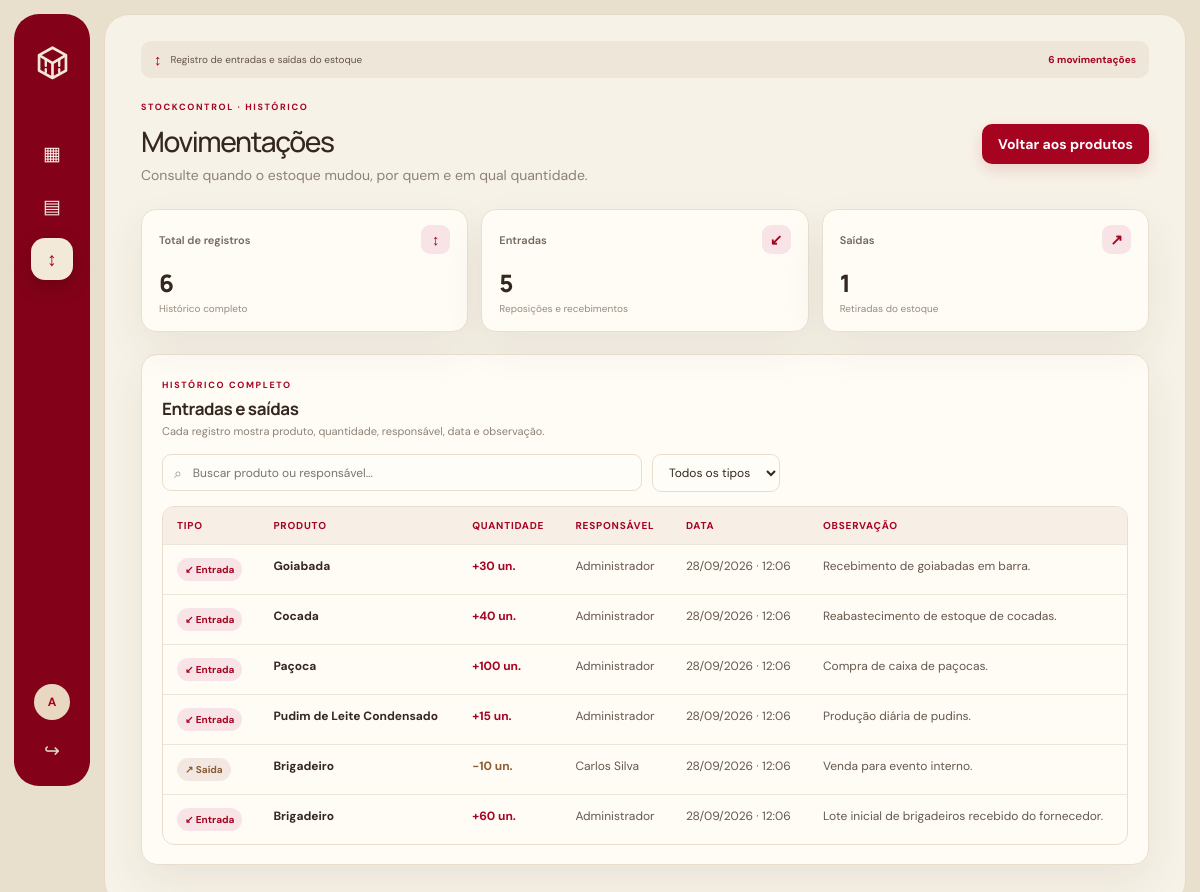
The app's page /movimentacoes.php (signed in) with its own data.
### tables this page shows
CREATE TABLE `usuarios` (
  `id` int(11) NOT NULL,
  `nome` varchar(100) NOT NULL,
  `email` varchar(150) NOT NULL,
  `senha` varchar(255) NOT NULL,
  `is_admin` tinyint(1) DEFAULT 0
);

CREATE TABLE `movimentacoes` (
  `id` int(11) NOT NULL,
  `produto_id` int(11) NOT NULL,
  `usuario_id` int(11) NOT NULL,
  `tipo` enum('entrada','saida') NOT NULL,
  `quantidade` int(11) NOT NULL,
  `data_movimentacao` timestamp NOT NULL DEFAULT current_timestamp(),
  `observacoes` text DEFAULT NULL
);

CREATE TABLE `produtos` (
  `id` int(11) NOT NULL,
  `nome` varchar(150) NOT NULL,
  `descricao` text NOT NULL,
  `quantidade` int(11) NOT NULL,
  `preco` decimal(10,2) NOT NULL,
  `status` tinyint(1) DEFAULT 1,
  `imagem` varchar(255) NOT NULL,
  `data_inclusao` timestamp NOT NULL DEFAULT current_timestamp()
);

### movimentacoes.php (the view, shortened to what this page needs)
<?php
function e(mixed $value): string { return htmlspecialchars((string)$value, ENT_QUOTES | ENT_SUBSTITUTE, 'UTF-8'); }
$user = $_SESSION['user'] ?? null;
$pdo = db();
$movements = $pdo->query('SELECT m.id,m.tipo,m.quantidade,m.data_movimentacao,m.observacoes,p.nome produto,u.nome usuario FROM movimentacoes m JOIN produtos p ON p.id=m.produto_id JOIN usuarios u ON u.id=m.usuario_id ORDER BY m.data_movimentacao DESC,m.id DESC')->fetchAll();
$summary = $pdo->query("SELECT COUNT(*) total, COALESCE(SUM(tipo='entrada'),0) entradas, COALESCE(SUM(tipo='saida'),0) saidas FROM movimentacoes")->fetch();
$initials = implode('', array_map(fn($part) => mb_substr($part, 0, 1), array_slice(preg_split('/\s+/', trim($user['nome'])), 0, 2)));
$home = !empty($user['is_admin']) ? 'index.php' : 'estoque.php';
?><!doctype html><html lang="pt-BR"><head><link rel="stylesheet" href="assets/style.css"></head><body><div class="app-shell">
<aside class="sidebar"><a class="brand" href="<?=e($home)?>"><img src="assets/stockcontrol.svg" alt="StockControl"></a><nav class="side-nav"><a href="<?=e($home)?>" title="Painel" aria-label="Painel"><span>▦</span>Painel</a><?php if(!empty($user['is_admin'])): ?><a href="index.php#produtos" title="Produtos" aria-label="Produtos"><span>▤</span>Produtos</a><?php else: ?><a href="estoque.php#produtos" title="Estoque" aria-label="Estoque"><span>▤</span>Estoque</a><?php endif; ?><a class="selected" href="movimentacoes.php" title="Movimentações" aria-label="Movimentações"><span>↕</span>Movimentações</a></nav><div class="sidebar-bottom"><div class="profile"><span class="avatar"><?=e($initials)?></span><span class="profile-copy"><b><?=e($user['nome'])?></b><small><?=!empty($user['is_admin'])?'Administrador':'Funcionário'?></small></span></div><form method="post" action="index.php"><input type="hidden" name="csrf" value="<?=e($_SESSION['csrf'] ?? '')?>"><button class="logout" name="action" value="logout" title="Sair" aria-label="Sair">↪ <span>Sair da conta</span></button></form></div></aside>
<main class="main-content"><div class="insight-banner"><span class="banner-mark">↕</span><span>Registro de entradas e saídas do estoque</span><strong><?=number_format((int)$summary['total'],0,',','.')?> movimentações</strong></div><header class="page-head"><div><div class="eyebrow">STOCKCONTROL · HISTÓRICO</div><h1>Movimentações</h1><p class="muted">Consulte quando o estoque mudou, por quem e em qual quantidade.</p></div><a class="button primary" href="<?=e($home)?>#produtos">Voltar aos produtos</a></header>
<section class="stats-grid movement-stats"><article class="stat-card"><div class="stat-heading">Total de registros <span class="stat-icon">↕</span></div><strong><?=number_format((int)$summary['total'],0,',','.')?></strong><small>Histórico completo</small></article><article class="stat-card"><div class="stat-heading">Entradas <span class="stat-icon">↙</span></div><strong><?=number_format((int)$summary['entradas'],0,',','.')?></strong><small>Reposições e recebimentos</small></article><article class="stat-card"><div class="stat-heading">Saídas <span class="stat-icon">↗</span></div><strong><?=number_format((int)$summary['saidas'],0,',','.')?></strong><small>Retiradas do estoque</small></article></section>
<section class="products-section movement-history"><div class="section-heading"><div><span class="eyebrow">HISTÓRICO COMPLETO</span><h2>Entradas e saídas</h2><p class="muted">Cada registro mostra produto, quantidade, responsável, data e observação.</p></div></div><div class="movement-filters"><label class="search-wrap"><span>⌕</span><input id="movementSearch" type="search" placeholder="Buscar produto ou responsável..." oninput="filterMovements()"></label><select id="movementType" class="filter" onchange="filterMovements()"><option value="">Todos os tipos</option><option value="entrada">Entradas</option><option value="saida">Saídas</option></select></div>
<div class="movement-table-wrap"><table class="movement-table"><thead><tr><th>Tipo</th><th>Produto</th><th>Quantidade</th><th>Responsável</th><th>Data</th><th>Observação</th></tr></thead><tbody id="movementRows"><?php foreach($movements as $m): ?><tr data-type="<?=e($m['tipo'])?>" data-search="<?=e(mb_strtolower($m['produto'].' '.$m['usuario'].' '.($m['observacoes'] ?? '')))?>"><td><span class="movement-type <?=e($m['tipo'])?>"><?=$m['tipo']==='entrada'?'↙ Entrada':'↗ Saída'?></span></td><td><b><?=e($m['produto'])?></b></td><td class="movement-quantity <?=$m['tipo']==='saida'?'negative':''?>"><?=$m['tipo']==='entrada'?'+':'−'?><?=number_format((int)$m['quantidade'],0,',','.')?> un.</td><td><?=e($m['usuario'])?></td><td><?=e((new DateTime($m['data_movimentacao']))->format('d/m/Y · H:i'))?></td><td><?=e($m['observacoes'] ?: '—')?></td></tr><?php endforeach; ?><?php if(!$movements): ?><tr><td colspan="6" class="empty-state">Ainda não há movimentações registradas.</td></tr><?php endif; ?></tbody></table><div id="movementEmpty" class="empty-state hidden">Nenhuma movimentação corresponde aos filtros.</div></div></section>
</main></div></body></html>

### records on screen
usuarios: nome "A"
movimentacoes: tipo "↙ Entrada", produto.nome "Goiabada", quantidade "30", usuario.nome "Administrador", data_movimentacao "28/09/2026 · 12:06", observacoes "Recebimento de goiabadas em barra."
movimentacoes: tipo "↙ Entrada", produto.nome "Cocada", quantidade "40", usuario.nome "Administrador", data_movimentacao "28/09/2026 · 12:06", observacoes "Reabastecimento de estoque de cocadas."
movimentacoes: tipo "↙ Entrada", produto.nome "Paçoca", quantidade "100", usuario.nome "Administrador", data_movimentacao "28/09/2026 · 12:06", observacoes "Compra de caixa de paçocas."
movimentacoes: tipo "↙ Entrada", produto.nome "Pudim de Leite Condensado", quantidade "15", usuario.nome "Administrador", data_movimentacao "28/09/2026 · 12:06", observacoes "Produção diária de pudins."
movimentacoes: tipo "↗ Saída", produto.nome "Brigadeiro", quantidade "10", usuario.nome "Carlos Silva", data_movimentacao "28/09/2026 · 12:06", observacoes "Venda para evento interno."
movimentacoes: tipo "↙ Entrada", produto.nome "Brigadeiro", quantidade "60", usuario.nome "Administrador", data_movimentacao "28/09/2026 · 12:06", observacoes "Lote inicial de brigadeiros recebido do fornecedor."

### other values on screen
$summary['total'] "6"
$summary['entradas'] "5"
$summary['saidas'] "1"
